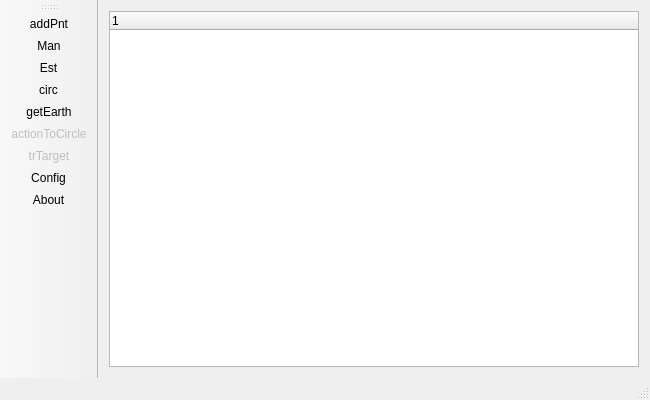
<?xml version="1.0" encoding="UTF-8"?>
<ui version="4.0">
 <class>qtkamal</class>
 <widget class="QMainWindow" name="qtkamal">
  <property name="geometry">
   <rect>
    <x>0</x>
    <y>0</y>
    <width>650</width>
    <height>400</height>
   </rect>
  </property>
  <property name="minimumSize">
   <size>
    <width>200</width>
    <height>200</height>
   </size>
  </property>
  <property name="acceptDrops">
   <bool>true</bool>
  </property>
  <property name="windowTitle">
   <string>qt-Kamal</string>
  </property>
  <property name="windowIcon">
   <iconset resource="res.qrc">
    <normaloff>:/icon/res/kamal_64x64.png</normaloff>:/icon/res/kamal_64x64.png</iconset>
  </property>
  <widget class="QWidget" name="centralWidget">
   <layout class="QVBoxLayout" name="verticalLayout">
    <item>
     <widget class="kamalTree" name="treeWidget">
      <property name="contextMenuPolicy">
       <enum>Qt::CustomContextMenu</enum>
      </property>
      <property name="acceptDrops">
       <bool>true</bool>
      </property>
      <property name="dragEnabled">
       <bool>false</bool>
      </property>
      <property name="dragDropOverwriteMode">
       <bool>true</bool>
      </property>
      <property name="dragDropMode">
       <enum>QAbstractItemView::DragDrop</enum>
      </property>
      <property name="defaultDropAction">
       <enum>Qt::MoveAction</enum>
      </property>
      <property name="selectionMode">
       <enum>QAbstractItemView::SingleSelection</enum>
      </property>
      <property name="selectionBehavior">
       <enum>QAbstractItemView::SelectRows</enum>
      </property>
      <column>
       <property name="text">
        <string/>
       </property>
       <property name="icon">
        <iconset resource="res.qrc">
         <normaloff>:/icon/res/stepfinal2.png</normaloff>:/icon/res/stepfinal2.png</iconset>
       </property>
      </column>
     </widget>
    </item>
   </layout>
  </widget>
  <widget class="QToolBar" name="mainToolBar">
   <property name="contextMenuPolicy">
    <enum>Qt::PreventContextMenu</enum>
   </property>
   <attribute name="toolBarArea">
    <enum>LeftToolBarArea</enum>
   </attribute>
   <attribute name="toolBarBreak">
    <bool>false</bool>
   </attribute>
   <addaction name="actionPnt"/>
   <addaction name="actionMan"/>
   <addaction name="actionEst"/>
   <addaction name="actionCirc"/>
   <addaction name="actionGetEarth"/>
   <addaction name="actionToCircle"/>
   <addaction name="actionTrTarget"/>
   <addaction name="actionConfig"/>
   <addaction name="actionAbout"/>
  </widget>
  <widget class="QStatusBar" name="statusBar"/>
  <widget class="QMenuBar" name="menuBar">
   <property name="geometry">
    <rect>
     <x>0</x>
     <y>0</y>
     <width>650</width>
     <height>20</height>
    </rect>
   </property>
  </widget>
  <action name="actionPnt">
   <property name="icon">
    <iconset resource="res.qrc">
     <normaloff>:/icon/res/add_pnt.png</normaloff>:/icon/res/add_pnt.png</iconset>
   </property>
   <property name="text">
    <string>addPnt</string>
   </property>
   <property name="toolTip">
    <string>Adiciona Ponto de referência</string>
   </property>
   <property name="statusTip">
    <string>(P) Adiciona Ponto</string>
   </property>
   <property name="shortcut">
    <string>P</string>
   </property>
  </action>
  <action name="actionMan">
   <property name="enabled">
    <bool>true</bool>
   </property>
   <property name="icon">
    <iconset>
     <activeon>:/icon/res/add_man.png</activeon>
    </iconset>
   </property>
   <property name="text">
    <string>Man</string>
   </property>
   <property name="toolTip">
    <string>Adiciona medição realizada manualmente com antena e analisador de espectro.</string>
   </property>
   <property name="statusTip">
    <string>(M) Adiciona Feixe Manual</string>
   </property>
   <property name="shortcut">
    <string>M</string>
   </property>
  </action>
  <action name="actionEst">
   <property name="enabled">
    <bool>true</bool>
   </property>
   <property name="icon">
    <iconset>
     <activeon>:/icon/res/add_est.png</activeon>
    </iconset>
   </property>
   <property name="text">
    <string>Est</string>
   </property>
   <property name="toolTip">
    <string>Adiciona medição realizada a partir de uma estação de radiomonitoragem.</string>
   </property>
   <property name="statusTip">
    <string>(E) Adiciona medição de estação</string>
   </property>
   <property name="shortcut">
    <string>E</string>
   </property>
  </action>
  <action name="actionCirc">
   <property name="enabled">
    <bool>true</bool>
   </property>
   <property name="icon">
    <iconset>
     <activeon>:/icon/res/add_circle.png</activeon>
    </iconset>
   </property>
   <property name="text">
    <string>circ</string>
   </property>
   <property name="toolTip">
    <string>Cria um círculo de raio determinado ou uma secção de círculo.</string>
   </property>
   <property name="statusTip">
    <string>(C) Adiciona círculo ou secção de área</string>
   </property>
   <property name="shortcut">
    <string>C</string>
   </property>
  </action>
  <action name="actionGetEarth">
   <property name="enabled">
    <bool>true</bool>
   </property>
   <property name="icon">
    <iconset resource="res.qrc">
     <normaloff>:/icon/res/google-earth-import.png</normaloff>:/icon/res/google-earth-import.png</iconset>
   </property>
   <property name="text">
    <string>getEarth</string>
   </property>
   <property name="toolTip">
    <string>Importa arquivo Keyhole Markup Language</string>
   </property>
   <property name="statusTip">
    <string>(O) Importa arquivo KML</string>
   </property>
   <property name="shortcut">
    <string>O</string>
   </property>
  </action>
  <action name="actionTrTarget">
   <property name="enabled">
    <bool>false</bool>
   </property>
   <property name="icon">
    <iconset resource="res.qrc">
     <normaloff>:/icon/res/gentarget.png</normaloff>:/icon/res/gentarget.png</iconset>
   </property>
   <property name="text">
    <string>trTarget</string>
   </property>
   <property name="toolTip">
    <string>Calcula provável localização da estação transmissora.</string>
   </property>
   <property name="statusTip">
    <string>(T) Triangula Alvo</string>
   </property>
   <property name="shortcut">
    <string>T</string>
   </property>
  </action>
  <action name="actionAbout">
   <property name="enabled">
    <bool>true</bool>
   </property>
   <property name="icon">
    <iconset resource="res.qrc">
     <normaloff>:/icon/res/about.png</normaloff>:/icon/res/about.png</iconset>
   </property>
   <property name="text">
    <string>About</string>
   </property>
   <property name="toolTip">
    <string>Informações sobre o programa.</string>
   </property>
   <property name="statusTip">
    <string>(A) Sobre ...</string>
   </property>
   <property name="shortcut">
    <string>A</string>
   </property>
  </action>
  <action name="actionToCircle">
   <property name="enabled">
    <bool>false</bool>
   </property>
   <property name="icon">
    <iconset resource="res.qrc">
     <normaloff>:/icon/res/to_circle.png</normaloff>:/icon/res/to_circle.png</iconset>
   </property>
   <property name="text">
    <string>actionToCircle</string>
   </property>
   <property name="toolTip">
    <string>Converte pontos em círculos</string>
   </property>
   <property name="shortcut">
    <string>X</string>
   </property>
  </action>
  <action name="actionConfig">
   <property name="enabled">
    <bool>true</bool>
   </property>
   <property name="icon">
    <iconset resource="res.qrc">
     <normaloff>:/icon/res/gear.png</normaloff>:/icon/res/gear.png</iconset>
   </property>
   <property name="text">
    <string>Config</string>
   </property>
   <property name="toolTip">
    <string>Configurações</string>
   </property>
  </action>
 </widget>
 <layoutdefault spacing="6" margin="11"/>
 <customwidgets>
  <customwidget>
   <class>kamalTree</class>
   <extends>QTreeWidget</extends>
   <header>kamaltree.h</header>
  </customwidget>
 </customwidgets>
 <resources>
  <include location="res.qrc"/>
 </resources>
 <connections/>
</ui>
